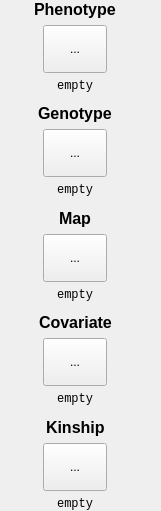
   <widget class="QFrame" name="frame_10">
    <property name="geometry">
     <rect>
      <x>10</x>
      <y>20</y>
      <width>161</width>
      <height>511</height>
     </rect>
    </property>
    <property name="sizePolicy">
     <sizepolicy hsizetype="Preferred" vsizetype="Preferred">
      <horstretch>0</horstretch>
      <verstretch>0</verstretch>
     </sizepolicy>
    </property>
    <property name="layoutDirection">
     <enum>Qt::LeftToRight</enum>
    </property>
    <property name="frameShape">
     <enum>QFrame::NoFrame</enum>
    </property>
    <property name="frameShadow">
     <enum>QFrame::Plain</enum>
    </property>
    <widget class="QWidget" name="layoutWidget_2">
     <property name="geometry">
      <rect>
       <x>0</x>
       <y>0</y>
       <width>151</width>
       <height>511</height>
      </rect>
     </property>
     <layout class="QGridLayout" name="gridLayout_3">
      <item row="0" column="0">
       <layout class="QVBoxLayout" name="verticalLayout_2">
        <item alignment="Qt::AlignHCenter">
         <widget class="QLabel" name="label_3">
          <property name="font">
           <font>
            <family>Arial</family>
            <pointsize>12</pointsize>
            <weight>75</weight>
            <bold>true</bold>
           </font>
          </property>
          <property name="text">
           <string>Phenotype</string>
          </property>
         </widget>
        </item>
        <item alignment="Qt::AlignHCenter">
         <widget class="MToolButton" name="pheFileToolButton">
          <property name="minimumSize">
           <size>
            <width>64</width>
            <height>48</height>
           </size>
          </property>
          <property name="cursor">
           <cursorShape>PointingHandCursor</cursorShape>
          </property>
          <property name="acceptDrops">
           <bool>true</bool>
          </property>
          <property name="text">
           <string>...</string>
          </property>
          <property name="iconSize">
           <size>
            <width>32</width>
            <height>32</height>
           </size>
          </property>
          <property name="autoRaise">
           <bool>false</bool>
          </property>
         </widget>
        </item>
        <item alignment="Qt::AlignHCenter">
         <widget class="QLabel" name="pheFileLabel">
          <property name="font">
           <font>
            <family>Courier New</family>
            <pointsize>9</pointsize>
            <kerning>true</kerning>
           </font>
          </property>
          <property name="text">
           <string>empty</string>
          </property>
          <property name="alignment">
           <set>Qt::AlignRight|Qt::AlignTrailing|Qt::AlignVCenter</set>
          </property>
         </widget>
        </item>
       </layout>
      </item>
      <item row="3" column="0">
       <layout class="QVBoxLayout" name="verticalLayout_6">
        <item alignment="Qt::AlignHCenter">
         <widget class="QLabel" name="label_10">
          <property name="font">
           <font>
            <family>Arial</family>
            <pointsize>12</pointsize>
            <weight>75</weight>
            <bold>true</bold>
           </font>
          </property>
          <property name="text">
           <string>Map</string>
          </property>
         </widget>
        </item>
        <item alignment="Qt::AlignHCenter">
         <widget class="MToolButton" name="mapFileToolButton">
          <property name="minimumSize">
           <size>
            <width>64</width>
            <height>48</height>
           </size>
          </property>
          <property name="cursor">
           <cursorShape>PointingHandCursor</cursorShape>
          </property>
          <property name="acceptDrops">
           <bool>true</bool>
          </property>
          <property name="text">
           <string>...</string>
          </property>
          <property name="iconSize">
           <size>
            <width>32</width>
            <height>32</height>
           </size>
          </property>
         </widget>
        </item>
        <item alignment="Qt::AlignHCenter">
         <widget class="QLabel" name="mapFileLabel">
          <property name="font">
           <font>
            <family>Courier New</family>
            <pointsize>9</pointsize>
            <kerning>true</kerning>
           </font>
          </property>
          <property name="text">
           <string>empty</string>
          </property>
          <property name="alignment">
           <set>Qt::AlignRight|Qt::AlignTrailing|Qt::AlignVCenter</set>
          </property>
         </widget>
        </item>
        <item>
         <spacer name="verticalSpacer_11">
          <property name="orientation">
           <enum>Qt::Vertical</enum>
          </property>
          <property name="sizeHint" stdset="0">
           <size>
            <width>20</width>
            <height>40</height>
           </size>
          </property>
         </spacer>
        </item>
       </layout>
      </item>
      <item row="2" column="0">
       <layout class="QVBoxLayout" name="verticalLayout_5">
        <item alignment="Qt::AlignHCenter">
         <widget class="QLabel" name="label_7">
          <property name="font">
           <font>
            <family>Arial</family>
            <pointsize>12</pointsize>
            <weight>75</weight>
            <bold>true</bold>
           </font>
          </property>
          <property name="text">
           <string>Genotype</string>
          </property>
         </widget>
        </item>
        <item alignment="Qt::AlignHCenter">
         <widget class="MToolButton" name="genoFileToolButton">
          <property name="minimumSize">
           <size>
            <width>64</width>
            <height>48</height>
           </size>
          </property>
          <property name="cursor">
           <cursorShape>PointingHandCursor</cursorShape>
          </property>
          <property name="acceptDrops">
           <bool>true</bool>
          </property>
          <property name="text">
           <string>...</string>
          </property>
          <property name="iconSize">
           <size>
            <width>32</width>
            <height>32</height>
           </size>
          </property>
         </widget>
        </item>
        <item alignment="Qt::AlignHCenter">
         <widget class="QLabel" name="genoFileLabel">
          <property name="font">
           <font>
            <family>Courier New</family>
            <pointsize>9</pointsize>
            <kerning>true</kerning>
           </font>
          </property>
          <property name="text">
           <string>empty</string>
          </property>
          <property name="alignment">
           <set>Qt::AlignRight|Qt::AlignTrailing|Qt::AlignVCenter</set>
          </property>
         </widget>
        </item>
        <item>
         <spacer name="verticalSpacer_10">
          <property name="orientation">
           <enum>Qt::Vertical</enum>
          </property>
          <property name="sizeHint" stdset="0">
           <size>
            <width>20</width>
            <height>40</height>
           </size>
          </property>
         </spacer>
        </item>
       </layout>
      </item>
      <item row="4" column="0">
       <layout class="QVBoxLayout" name="verticalLayout_7">
        <item alignment="Qt::AlignHCenter">
         <widget class="QLabel" name="label_14">
          <property name="font">
           <font>
            <family>Arial</family>
            <pointsize>12</pointsize>
            <weight>75</weight>
            <bold>true</bold>
           </font>
          </property>
          <property name="text">
           <string>Covariate</string>
          </property>
         </widget>
        </item>
        <item alignment="Qt::AlignHCenter">
         <widget class="MToolButton" name="covarFileToolButton">
          <property name="minimumSize">
           <size>
            <width>64</width>
            <height>48</height>
           </size>
          </property>
          <property name="cursor">
           <cursorShape>PointingHandCursor</cursorShape>
          </property>
          <property name="acceptDrops">
           <bool>true</bool>
          </property>
          <property name="text">
           <string>...</string>
          </property>
          <property name="iconSize">
           <size>
            <width>32</width>
            <height>32</height>
           </size>
          </property>
         </widget>
        </item>
        <item alignment="Qt::AlignHCenter">
         <widget class="QLabel" name="covarFileLabel">
          <property name="font">
           <font>
            <family>Courier New</family>
            <pointsize>9</pointsize>
            <kerning>true</kerning>
           </font>
          </property>
          <property name="text">
           <string>empty</string>
          </property>
          <property name="alignment">
           <set>Qt::AlignRight|Qt::AlignTrailing|Qt::AlignVCenter</set>
          </property>
         </widget>
        </item>
       </layout>
      </item>
      <item row="5" column="0">
       <spacer name="verticalSpacer_12">
        <property name="orientation">
         <enum>Qt::Vertical</enum>
        </property>
        <property name="sizeHint" stdset="0">
         <size>
          <width>20</width>
          <height>40</height>
         </size>
        </property>
       </spacer>
      </item>
      <item row="1" column="0">
       <spacer name="verticalSpacer_9">
        <property name="orientation">
         <enum>Qt::Vertical</enum>
        </property>
        <property name="sizeHint" stdset="0">
         <size>
          <width>20</width>
          <height>40</height>
         </size>
        </property>
       </spacer>
      </item>
      <item row="6" column="0">
       <layout class="QVBoxLayout" name="verticalLayout_8">
        <item alignment="Qt::AlignHCenter">
         <widget class="QLabel" name="label_17">
          <property name="font">
           <font>
            <family>Arial</family>
            <pointsize>12</pointsize>
            <weight>75</weight>
            <bold>true</bold>
           </font>
          </property>
          <property name="text">
           <string>Kinship</string>
          </property>
         </widget>
        </item>
        <item alignment="Qt::AlignHCenter">
         <widget class="MToolButton" name="kinFileToolButton">
          <property name="minimumSize">
           <size>
            <width>64</width>
            <height>48</height>
           </size>
          </property>
          <property name="cursor">
           <cursorShape>PointingHandCursor</cursorShape>
          </property>
          <property name="acceptDrops">
           <bool>true</bool>
          </property>
          <property name="text">
           <string>...</string>
          </property>
          <property name="iconSize">
           <size>
            <width>32</width>
            <height>32</height>
           </size>
          </property>
         </widget>
        </item>
        <item alignment="Qt::AlignHCenter">
         <widget class="QLabel" name="kinFileLabel">
          <property name="font">
           <font>
            <family>Courier New</family>
            <pointsize>9</pointsize>
            <kerning>true</kerning>
           </font>
          </property>
          <property name="text">
           <string>empty</string>
          </property>
          <property name="alignment">
           <set>Qt::AlignRight|Qt::AlignTrailing|Qt::AlignVCenter</set>
          </property>
         </widget>
        </item>
       </layout>
      </item>
     </layout>
    </widget>
   </widget>
